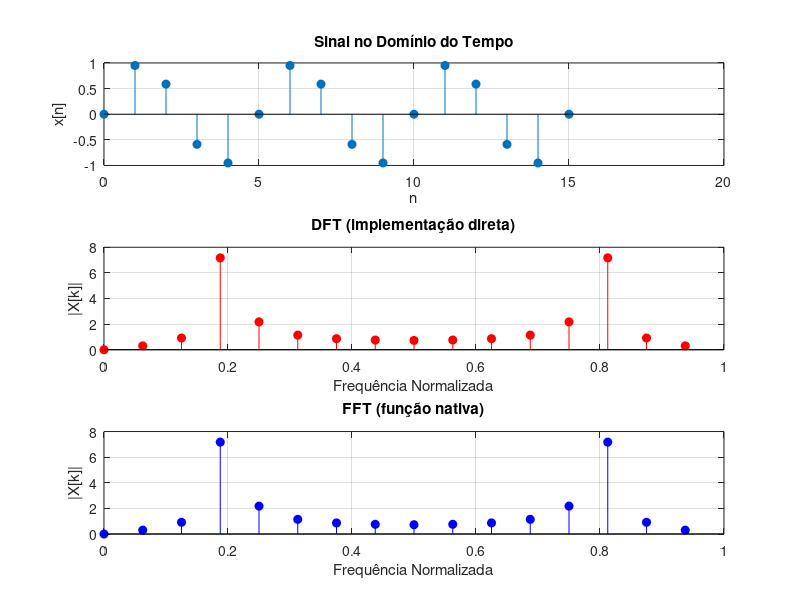

Source code (MATLAB):
% ----------------------------
% Sinal de entrada (curto)
% ----------------------------
N = 16;
n = 0:N-1;

f0 = 0.2;
x = sin(2*pi*f0*n);

% ----------------------------
% DFT manual (definição)
% X[k] = sum_{n=0}^{N-1} x[n] * exp(-j*2πkn/N)
% ----------------------------
X_dft = zeros(1, N);

for k = 0:N-1
    for m = 0:N-1
        X_dft(k+1) = X_dft(k+1) + x(m+1) * exp(-1j*2*pi*k*m/N);
    end
end

% ----------------------------
% FFT (função nativa)
% ----------------------------
X_fft = fft(x);

% ----------------------------
% Frequência normalizada
% ----------------------------
f = (0:N-1)/N;

% ----------------------------
% Gráficos
% ----------------------------
figure;

subplot(3,1,1);
stem(n, x, 'filled');
title('Sinal no Domínio do Tempo');
xlabel('n'); ylabel('x[n]');
grid on;

subplot(3,1,2);
stem(f, abs(X_dft), 'r', 'filled');
title('DFT (implementação direta)');
xlabel('Frequência Normalizada'); ylabel('|X[k]|');
grid on;

subplot(3,1,3);
stem(f, abs(X_fft), 'b', 'filled');
title('FFT (função nativa)');
xlabel('Frequência Normalizada'); ylabel('|X[k]|');
grid on;
